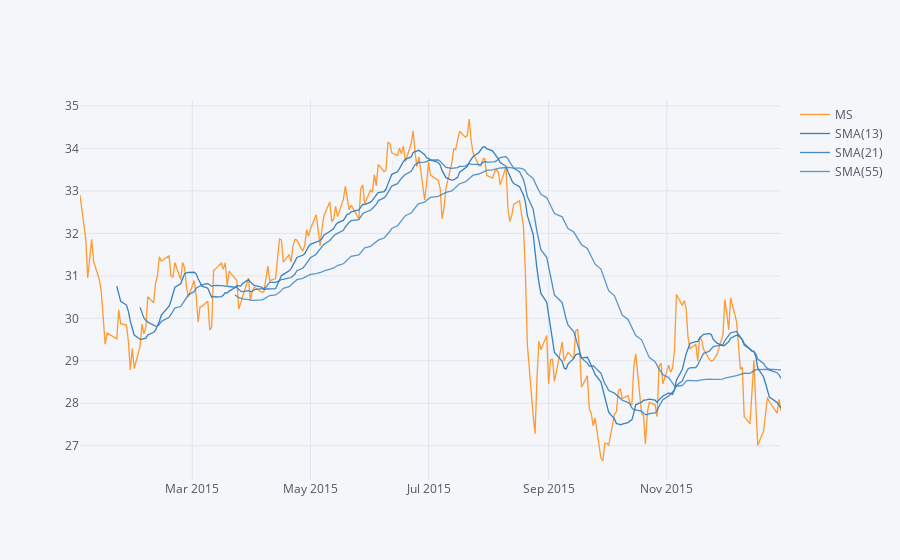

Notebook code cell kept with this figure:
### Markdown cell above
** Use .ta_plot(study='sma') to create a Simple Moving Averages plot of Morgan Stanley for the year 2015.**

### Code cell
bank_stocks.loc['2015-01-01':'2015-12-30'].xs(key = 'Close', axis = 1 , level = "Stock Info")['MS'].ta_plot(study='sma', periods= [13,21,55])

### Figure 1 — Plotly figure (JSON) as saved in the notebook; plotly's stock layout.template omitted (floating-point values rounded to 4 significant figures; data arrays with more than 128 entries replaced by an {"elided": "..."} marker saying what was removed)
{"data": [{"line": {"color": "rgba(255, 153, 51, 1.0)", "dash": "solid", "shape": "linear", "width": 1.3}, "mode": "lines", "name": "MS", "text": "", "type": "scatter", "x": {"elided": "251 str values"}, "y": {"elided": "251 float values"}}, {"line": {"color": "rgba(55, 128, 191, 1.0)", "dash": "solid", "shape": "linear", "width": 1.3}, "mode": "lines", "name": "SMA(13)", "text": "", "type": "scatter", "x": {"elided": "251 str values"}, "y": {"elided": "251 mixed values"}}, {"line": {"color": "rgba(55, 128, 191, 0.8999999999999999)", "dash": "solid", "shape": "linear", "width": 1.3}, "mode": "lines", "name": "SMA(21)", "text": "", "type": "scatter", "x": {"elided": "251 str values"}, "y": {"elided": "251 mixed values"}}, {"line": {"color": "rgba(55, 128, 191, 0.7999999999999998)", "dash": "solid", "shape": "linear", "width": 1.3}, "mode": "lines", "name": "SMA(55)", "text": "", "type": "scatter", "x": {"elided": "251 str values"}, "y": {"elided": "251 mixed values"}}], "layout": {"legend": {"bgcolor": "#F5F6F9", "font": {"color": "#4D5663"}}, "paper_bgcolor": "#F5F6F9", "plot_bgcolor": "#F5F6F9", "title": {"font": {"color": "#4D5663"}}, "xaxis": {"gridcolor": "#E1E5ED", "showgrid": true, "tickfont": {"color": "#4D5663"}, "title": {"font": {"color": "#4D5663"}, "text": ""}, "zerolinecolor": "#E1E5ED"}, "yaxis": {"gridcolor": "#E1E5ED", "showgrid": true, "tickfont": {"color": "#4D5663"}, "title": {"font": {"color": "#4D5663"}, "text": ""}, "zerolinecolor": "#E1E5ED"}}}
